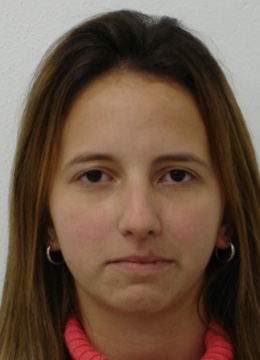
#> input picture disciplinas/processamento-imagens/lista-2/fei-database/102a.jpg, 260 x 360 px; its folder holds 4 pictures in this run
$ jupyter execute --allow-errors exercicio3.ipynb
#> lines starting #> are read from the running program, lines starting #| are printed output that depends on the picture
# Lista de Exercícios 2 - Elementos de Processamento de Imagens

Prof. Gilson Antonio Giraldi \
Aluno Lorran de Araújo Durães Soares \
Questão 3

3 - Escolha uma base de imagens 𝐷 e converta as imagens para escala de cinza. Separe 𝐷 em dois subconjuntos disjuntos 𝐷𝑡𝑟 e 𝐷𝑡𝑒.

(a) Calcule o ‘PCA para problemas com pequeno número de amostras’ sobre 𝐷𝑡𝑟.

(b) Estude o espectro da matriz 𝑅=(1/𝑁)𝑋^TX para realizar a redução de dimensionalidade.

(c) Aplique o PCA sobre 𝐷𝑡𝑒 e compare a eficiência de compressão com a DCT.

[cell 1]
import os
from PIL import Image
import numpy as np
import matplotlib.pyplot as plt
import cv2
import random
from sklearn.model_selection import train_test_split
np.random.seed(42)
random.seed(42)
#from funcoes import PCAAnalysis
from scipy.fftpack import dct, idct

[cell 2]
class PCAAnalysis:
    def __init__(self, data, labels=None, n_components=None):
        """
        Inicializa a classe com o conjunto de dados e o número de componentes desejados.

        Parâmetros:
            data (numpy.ndarray): Conjunto de dados com as observações nas linhas e variáveis nas colunas.
            n_components (int, opcional): Número de componentes principais. Se None, mantém todos.
        """
        self.data = data
        self.n_components = n_components
        self.labels = labels
        self.mean = None
        self.data_mean = None
        self.pca_base = None
        self.eigenvalues = None
        self.eigenvectors = None
        self.transformed_data = None

    def data_label(self, labels):
        self.labels = labels

    def def_ncomponents(self, n_components):
        self.n_components = n_components

    def truncate(self):
        """
        Reduz o número de componentes principais mantendo os dados truncados para n componentes.

        Parâmetros:
            n_components (int): Número de componentes a manter.

        Retorna:
            numpy.ndarray: Dados transformados com a quantidade de componentes truncada.
        """
        if self.eigenvectors is None:
             raise ValueError("O PCA ainda não foi ajustado. Execute o método 'fit()' antes.")

        if self.n_components is not None:
            matriz = np.zeros((len(self.data), len(self.data)))
            np.fill_diagonal(matriz[:self.n_components, :self.n_components], 1)
            P_PCA = np.dot(self.eigenvectors, matriz)
            self.pca_base = P_PCA

        self.transformed_data = np.dot(self.data_mean, self.pca_base)

        return self.transformed_data

    def fit(self):
        """Realiza o ajuste PCA no conjunto de dados e transforma os dados para a nova base."""

        self.mean = np.mean(self.data, axis=0)
        self.data_mean = self.data - self.mean
        X = self.data_mean
        X_T = np.transpose(X)

        V = (1/len(self.data))*np.dot(X, X_T)

        autovalores, autovetoresV = np.linalg.eigh(V)
        autovetores = np.dot(X_T, autovetoresV)
        autovetores = autovetores / np.linalg.norm(autovetores, axis=0)
        ordem_decrescente = np.argsort(autovalores)[::-1]
        autovalores = autovalores[ordem_decrescente]
        autovetores = autovetores[:, ordem_decrescente]

        self.eigenvalues = autovalores
        self.eigenvectors = autovetores
        self.pca_base = autovetores
        self.truncate()

        return self.transformed_data

    # [15 lines left out: function plot_primeira_component, not called in this run]

    def plot_explained_variance(self, prop = 0.95):
        """Plota o espectro de variância explicada por cada componente principal."""

        if self.eigenvalues is None:
            raise ValueError("O PCA ainda não foi ajustado. Execute o método 'fit()' antes.")

        variancia_explicada = self.eigenvalues / np.sum(self.eigenvalues)
        variancia_explicada_acumulada = np.cumsum(variancia_explicada)

        self.n_components = np.argmax((variancia_explicada_acumulada) >= prop) + 1

        print(f"Número de componentes que representam {prop*100:.2f}% da variância dos dados: {self.n_components}")

        plt.figure(figsize=(10, 5))
        plt.bar(range(len(variancia_explicada)), variancia_explicada, alpha=0.6, label='Variância Explicada Individual')
        plt.step(range(len(variancia_explicada_acumulada)), variancia_explicada_acumulada, where='mid', color='red', label='Variância Explicada Acumulada')
        plt.xlabel('Número de Componentes Principais')
        plt.ylabel('Proporção da Variância Explicada')
        plt.title('Gráfico de Energia dos Autovalores (PCA)')
        plt.legend(loc='best')
        plt.show()


    # [37 lines left out: function plot_pca_projection, not called in this run]


    def reconstrucion_images(self, data = None, data_transf = None):
        """Visualiza imagens no espaço original após truncamento"""

        if data_transf is None or data is None:
            data = self.data
            data_transf = self.transformed_data
            data_mean = self.mean
        else:
            data_mean = self.mean

        data_reconstructed = data_mean + np.dot(data_transf, np.transpose(self.pca_base))

        num_imagens = 4

        fig, axes = plt.subplots(2, 4, figsize=(10, 8))
        fig.subplots_adjust(hspace=0.3)

        for i in range(num_imagens):

            axes[0, i].imshow(data_reconstructed[20*i].reshape(360, 260), cmap='gray')
            axes[0, i].set_title(f'Reconstruída {i+1}')
            axes[0, i].axis('off')


            axes[1, i].imshow(data[20*i].reshape(360, 260), cmap='gray')
            axes[1, i].set_title(f'Original {i+1}')
            axes[1, i].axis('off')

        plt.show()
        return data_reconstructed

    # [21 lines left out: function image_generator, not called in this run]

    def transform(self, data):

        if self.pca_base is None:
            raise ValueError("O PCA ainda não foi ajustado. Execute o método 'fit()' antes.")

        data_mean = data - self.mean

        data_transformed = np.dot(data_mean, self.pca_base)

        return data_transformed

[cell 3]
image_dir = './fei-database/'
images = []
image_paths = []

for img_name in os.listdir(image_dir):
    img_path = os.path.join(image_dir, img_name)
    img = Image.open(img_path)
#> img is the input picture: PIL image 260x360 RGB; mean R, G, B 106.9, 84.2, 67
    img = img.resize((260, 360))
    img_array = np.array(img)
    images.append(img_array)
    image_paths.append(img_path)

images = np.array(images)
images.shape
#> Out = (4, 360, 260, 3)

[cell 4]
def pre_processamento(images):
    # deixa em tom de cinza
    images_preproces = np.array([cv2.cvtColor(img, cv2.COLOR_BGR2GRAY) for img in images])
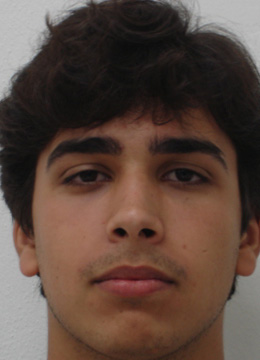
#> img: PIL image 260x360 RGB; mean R, G, B 91.4, 71.5, 62.2

    # vetoriza
    images_preproces = images_preproces.reshape(images.shape[0], -1)

    # # normaliza
    # images_preproces = images_preproces / np.linalg.norm(images_preproces, axis=0)

    return images_preproces

[cell 5]
images_preproces = pre_processamento(images)
images_preproces.shape
#> Out = (4, 93600)

[cell 6]
data_train, data_test = train_test_split(images_preproces, test_size=0.2, shuffle=True)

[cell 7]
pca_small_size = PCAAnalysis(data_train)

[cell 8]
pca_small_size.fit();

[cell 9]
pca_small_size.plot_explained_variance(0.95)
#> in plot_explained_variance, `plt.show()`:
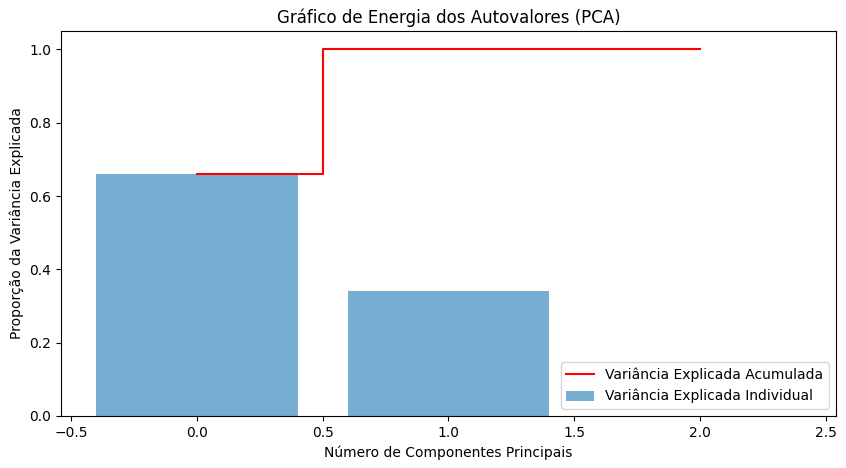
#> figure drawn by matplotlib, 1 panel; tallest bar 0.66 high, from x = -0.4 to 0.4
